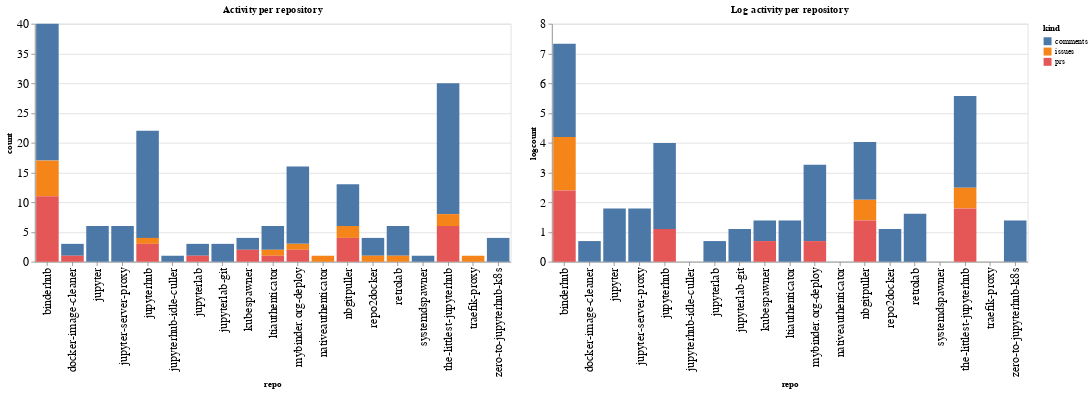

Here is the notebook cell this chart was saved with:
### Code cell
ch1 = alt.Chart(repo_summaries, width=600, title="Activity per repository").mark_bar().encode(
    x='repo',
    y='count',
    color='kind',
    tooltip="kind"
)

ch2 = alt.Chart(repo_summaries, width=600, title="Log activity per repository").mark_bar().encode(
    x='repo',
    y='logcount',
    color='kind',
    tooltip="kind"
)

ch1 | ch2

### Figure 1 — Vega-Lite specification as saved in the notebook (floating-point values rounded to 4 significant figures)
{"config": {"axisLeft": {"labelFontSize": 15}, "axisBottom": {"labelFontSize": 15}}, "hconcat": [{"mark": "bar", "encoding": {"color": {"type": "nominal", "field": "kind"}, "tooltip": {"type": "nominal", "field": "kind"}, "x": {"type": "nominal", "field": "repo"}, "y": {"type": "quantitative", "field": "count"}}, "title": "Activity per repository", "width": 600}, {"mark": "bar", "encoding": {"color": {"type": "nominal", "field": "kind"}, "tooltip": {"type": "nominal", "field": "kind"}, "x": {"type": "nominal", "field": "repo"}, "y": {"type": "quantitative", "field": "logcount"}}, "title": "Log activity per repository", "width": 600}], "data": {"name": "data-db1eb20ad3db1f99749e2e9442860386"}, "$schema": "https://vega.github.io/schema/vega-lite/v4.8.1.json", "datasets": {"data-db1eb20ad3db1f99749e2e9442860386": [{"repo": "binderhub", "kind": "comments", "count": 23, "logcount": 3.135}, {"repo": "binderhub", "kind": "issues", "count": 6, "logcount": 1.792}, {"repo": "binderhub", "kind": "prs", "count": 11, "logcount": 2.398}, {"repo": "docker-image-cleaner", "kind": "comments", "count": 2, "logcount": 0.6931}, {"repo": "docker-image-cleaner", "kind": "prs", "count": 1, "logcount": 0.0}, {"repo": "jupyter", "kind": "comments", "count": 6, "logcount": 1.792}, {"repo": "jupyter-server-proxy", "kind": "comments", "count": 6, "logcount": 1.792}, {"repo": "jupyterhub", "kind": "comments", "count": 18, "logcount": 2.89}, {"repo": "jupyterhub", "kind": "issues", "count": 1, "logcount": 0.0}, {"repo": "jupyterhub", "kind": "prs", "count": 3, "logcount": 1.099}, {"repo": "jupyterhub-idle-culler", "kind": "comments", "count": 1, "logcount": 0.0}, {"repo": "jupyterlab", "kind": "comments", "count": 2, "logcount": 0.6931}, {"repo": "jupyterlab", "kind": "prs", "count": 1, "logcount": 0.0}, {"repo": "jupyterlab-git", "kind": "comments", "count": 3, "logcount": 1.099}, {"repo": "kubespawner", "kind": "comments", "count": 2, "logcount": 0.6931}, {"repo": "kubespawner", "kind": "prs", "count": 2, "logcount": 0.6931}, {"repo": "ltiauthenticator", "kind": "comments", "count": 4, "logcount": 1.386}, {"repo": "ltiauthenticator", "kind": "issues", "count": 1, "logcount": 0.0}, {"repo": "ltiauthenticator", "kind": "prs", "count": 1, "logcount": 0.0}, {"repo": "mybinder.org-deploy", "kind": "comments", "count": 13, "logcount": 2.565}, {"repo": "mybinder.org-deploy", "kind": "issues", "count": 1, "logcount": 0.0}, {"repo": "mybinder.org-deploy", "kind": "prs", "count": 2, "logcount": 0.6931}, {"repo": "nativeauthenticator", "kind": "issues", "count": 1, "logcount": 0.0}, {"repo": "nbgitpuller", "kind": "comments", "count": 7, "logcount": 1.946}, {"repo": "nbgitpuller", "kind": "issues", "count": 2, "logcount": 0.6931}, {"repo": "nbgitpuller", "kind": "prs", "count": 4, "logcount": 1.386}, {"repo": "repo2docker", "kind": "comments", "count": 3, "logcount": 1.099}, {"repo": "repo2docker", "kind": "issues", "count": 1, "logcount": 0.0}, {"repo": "retrolab", "kind": "comments", "count": 5, "logcount": 1.609}, {"repo": "retrolab", "kind": "issues", "count": 1, "logcount": 0.0}, {"repo": "systemdspawner", "kind": "comments", "count": 1, "logcount": 0.0}, {"repo": "the-littlest-jupyterhub", "kind": "comments", "count": 22, "logcount": 3.091}, {"repo": "the-littlest-jupyterhub", "kind": "issues", "count": 2, "logcount": 0.6931}, {"repo": "the-littlest-jupyterhub", "kind": "prs", "count": 6, "logcount": 1.792}, {"repo": "traefik-proxy", "kind": "issues", "count": 1, "logcount": 0.0}, {"repo": "zero-to-jupyterhub-k8s", "kind": "comments", "count": 4, "logcount": 1.386}]}}
